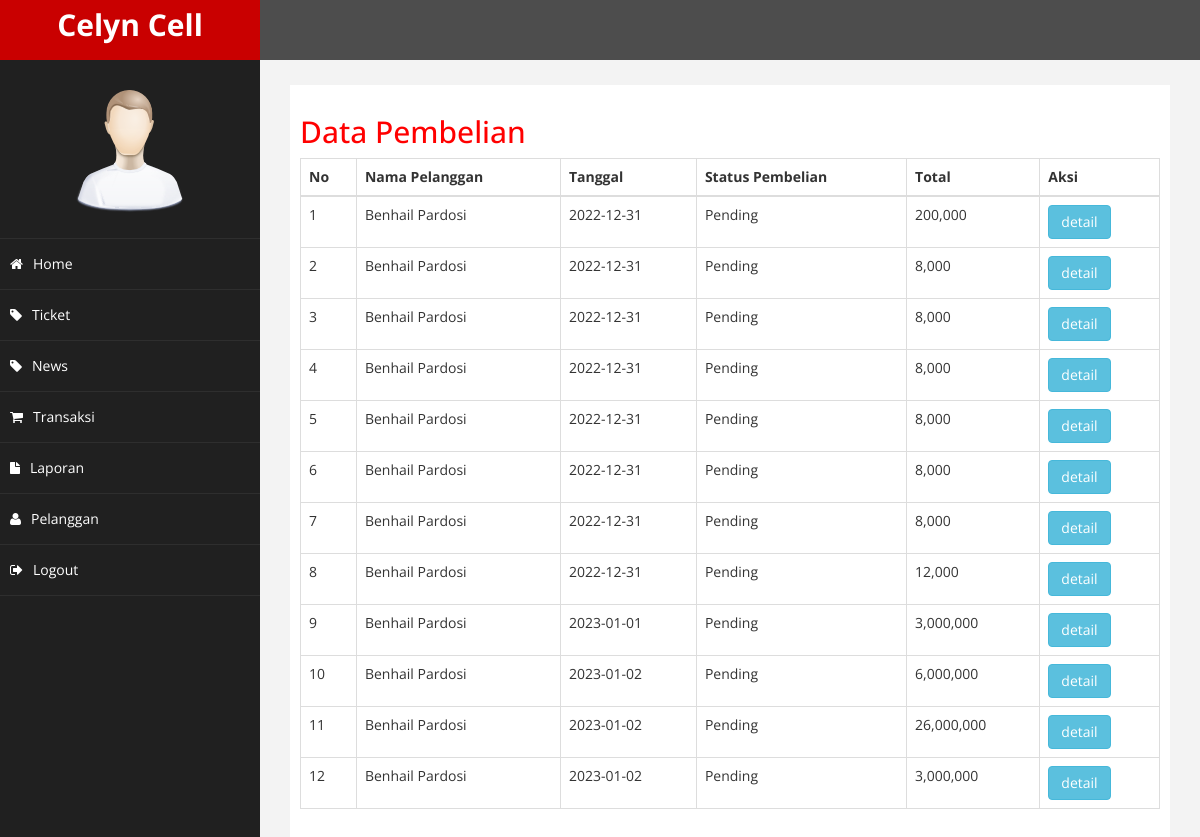
Page /admin/index.php?halaman=pembelian (signed in) on the committed database.
### tables this page shows
CREATE TABLE `pembelian` (
  `id_pembelian` int(11) NOT NULL,
  `id_pelanggan` int(11) NOT NULL,
  `token` int(11) NOT NULL,
  `tanggal_pembelian` date NOT NULL,
  `total_pembelian` int(11) NOT NULL,
  `alamat` varchar(100) NOT NULL,
  `tarif` int(11) NOT NULL,
  `alamat_rumah` text NOT NULL,
  `status_pembelian` varchar(100) NOT NULL DEFAULT 'Pending',
  `resi_pengiriman` varchar(50) NOT NULL
);

CREATE TABLE `pelanggan` (
  `id_pelanggan` int(11) NOT NULL,
  `email_pelanggan` varchar(100) NOT NULL,
  `password_pelanggan` varchar(50) NOT NULL,
  `nama_pelanggan` varchar(100) NOT NULL,
  `telepon_pelanggan` varchar(25) NOT NULL,
  `alamat_pelanggan` text NOT NULL
);

### admin/pembelian.php (the view, shortened to what this page needs)
<h2>Data Pembelian</h2>
<table class="table table-bordered">
	<thead>
		<tr>
			<th>No</th>
			<th>Nama Pelanggan</th>
			<th>Tanggal</th>
			<th>Status Pembelian</th>
			<th>Total</th>
			<th>Aksi</th>
		</tr>
	</thead>
	<tbody>
		<?php $nomor=1; ?>
		<?php $ambil=$koneksi->query("SELECT * FROM pembelian JOIN pelanggan ON pembelian.id_pelanggan=pelanggan.id_pelanggan"); ?>
		<?php while($pecah = $ambil->fetch_assoc()){ ?>
		<tr>
			<td><?php echo $nomor; ?></td>
			<td><?php echo $pecah['nama_pelanggan']; ?></td>
			<td><?php echo $pecah['tanggal_pembelian']; ?></td>
			<td><?php echo $pecah['status_pembelian']; ?></td>
			<td><?php echo number_format($pecah['total_pembelian']); ?></td>
			<td>
				<a href="index.php?halaman=detail&id=<?php echo $pecah['id_pembelian']; ?>" class="btn btn-info">detail</a>
			</td>
		</tr>
		<?php $nomor++; ?>
	<?php } ?>
	</tbody>
</table>

### admin/assets/css/custom.css (style rules this page uses)
body { font-family: 'Open Sans', sans-serif; }
h2 { color: #f00; }

### rows in the picture
pembelian: id_pelanggan.nama_pelanggan "Benhail Pardosi", tanggal_pembelian "2022-12-31", status_pembelian "Pending", total_pembelian "200,000"
pembelian: id_pelanggan.nama_pelanggan "Benhail Pardosi", tanggal_pembelian "2022-12-31", status_pembelian "Pending", total_pembelian "8,000"
pembelian: id_pelanggan.nama_pelanggan "Benhail Pardosi", tanggal_pembelian "2022-12-31", status_pembelian "Pending", total_pembelian "8,000"
pembelian: id_pelanggan.nama_pelanggan "Benhail Pardosi", tanggal_pembelian "2022-12-31", status_pembelian "Pending", total_pembelian "8,000"
pembelian: id_pelanggan.nama_pelanggan "Benhail Pardosi", tanggal_pembelian "2022-12-31", status_pembelian "Pending", total_pembelian "8,000"
pembelian: id_pelanggan.nama_pelanggan "Benhail Pardosi", tanggal_pembelian "2022-12-31", status_pembelian "Pending", total_pembelian "8,000"
pembelian: id_pelanggan.nama_pelanggan "Benhail Pardosi", tanggal_pembelian "2022-12-31", status_pembelian "Pending", total_pembelian "8,000"
pembelian: id_pelanggan.nama_pelanggan "Benhail Pardosi", tanggal_pembelian "2022-12-31", status_pembelian "Pending", total_pembelian "12,000"
pembelian: id_pelanggan.nama_pelanggan "Benhail Pardosi", tanggal_pembelian "2023-01-01", status_pembelian "Pending", total_pembelian "3,000,000"
pembelian: id_pelanggan.nama_pelanggan "Benhail Pardosi", tanggal_pembelian "2023-01-02", status_pembelian "Pending", total_pembelian "6,000,000"
pembelian: id_pelanggan.nama_pelanggan "Benhail Pardosi", tanggal_pembelian "2023-01-02", status_pembelian "Pending", total_pembelian "26,000,000"
pembelian: id_pelanggan.nama_pelanggan "Benhail Pardosi", tanggal_pembelian "2023-01-02", status_pembelian "Pending", total_pembelian "3,000,000"
